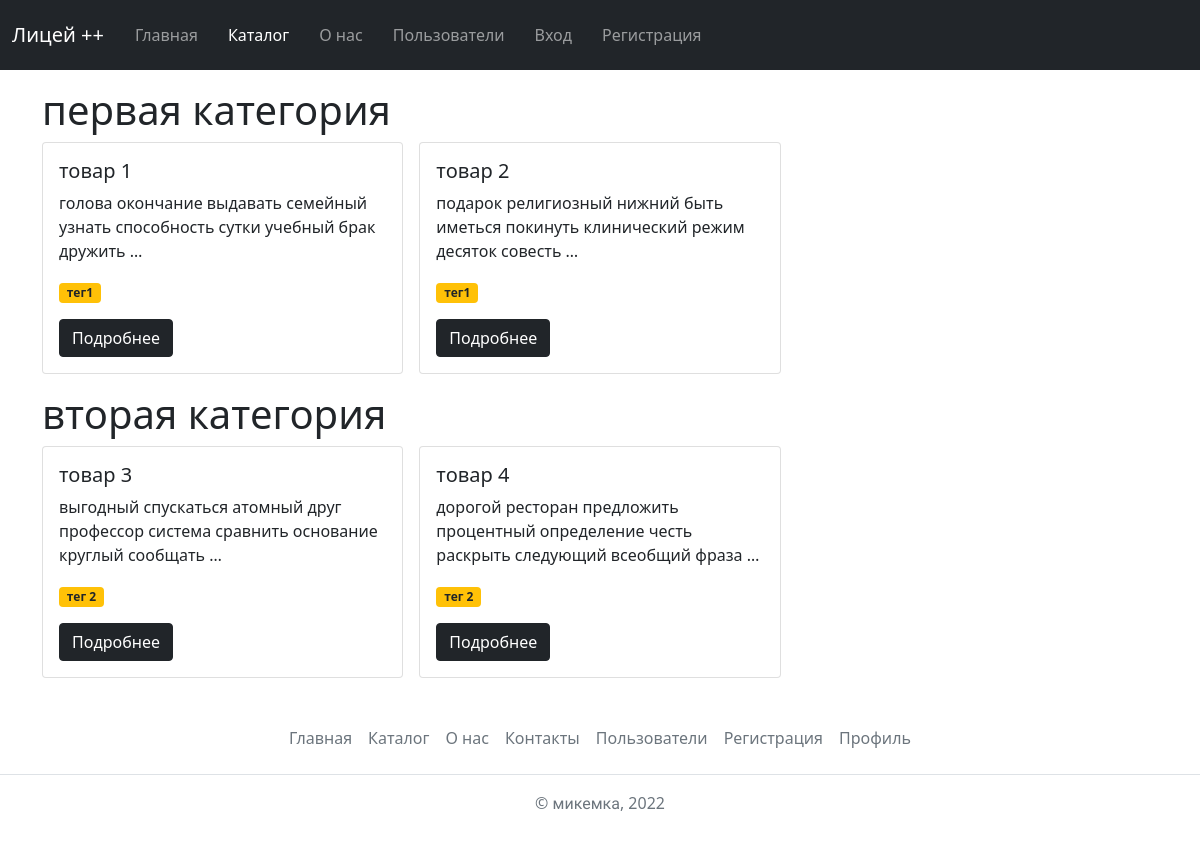
Page /catalog/ on the committed database.
### catalog/models.py (models this page shows, shortened)
class Category(Slug, Published, Name):
    weight = models.PositiveSmallIntegerField(
        verbose_name='Вес',
        default=100,
        validators=(validate_weight, )
    )
    objects = CategoryManager()
    class Meta:
        verbose_name = 'категория'
        verbose_name_plural = 'категории'

class Item(Published):
    name = models.CharField(
        verbose_name='Название товара',
        max_length=150
    )
    text = models.TextField(
        verbose_name='Текст',
        help_text='Минимум два слова. Обязательно должно содержаться слово превосходно или роскошно', validators=(validate_required_words, validate_words_count)
    )
    tags = models.ManyToManyField(
        verbose_name='Теги',
        to='Tag',
        related_name='items'
    )
    category = models.ForeignKey(
        verbose_name='Категория',
        to='Category',
        related_name='items',
        on_delete=models.RESTRICT
    )
    objects = ItemManager()
    class Meta:
        verbose_name = 'товар'
        verbose_name_plural = 'товары'

class Tag(Slug, Published, Name):
    objects = TagManager()
    def __str__(self) -> str:
        if self.name:
            return self.name
        return self.slug
    class Meta:
        verbose_name = 'тег'
        verbose_name_plural = 'теги'

### catalog/views.py (the view)
# urls.py: path('', views.item_list, name='item_list'),
def item_list(request):
    categories = Category.objects.published_items_and_categories()
    return render(request, 'catalog/item_list.html', {
        'categories': categories
    })

### catalog/models.py (called while the page is built)
    def published_items_and_categories(self):
        return self.filter(is_published=True).prefetch_related(
            Prefetch('items', queryset=Item.objects.published_item_and_tags())
        )

    def published_tags(self):
        return self.filter(is_published=True)

    def published_item_and_tags(self):
        return self.filter(is_published=True).prefetch_related(
            Prefetch(
                'tags',
                queryset=Tag.objects.published_tags()
            )
        )

### templates/catalog/item_list.html (shortened to what this page needs)
{% extends 'base.html' %}
{% block content %}
<div class="container mt-3">
    {% for category in categories %}
    <section class="mt-3">
        <h2 class="display-6" id="{{ category.slug }}">{{ category.name|default:category.slug }}</h2>
        {% include 'core/item_list_base.html' with items=category.items.all %}
    </section>
    {% endfor %}
</div>
{% endblock %}

### templates/core/item_list_base.html
<div class="row row-cols-1 row-cols-sm-2 row-cols-md-3 g-3">
{% for item in items %}
    <div class="col">
        <div class="card">
            <div class="card-body">
                <h5 class="card-title">{{ item.name }}</h5>
                <p class="card-text">{{ item.text|truncatewords:10 }}</p>
                <p><span class="badge bg-warning text-dark">
                    {{ item.tags.all|join:'</span> <span class="badge bg-warning text-dark">' }}
                </span></p>
                <a href="{% url 'item_detail' pk=item.id %}" class="btn btn-dark">Подробнее</a>
            </div>
        </div>
    </div>
{% empty %}
    <div class="alert alert-danger" role="alert">Список пуст. Эй, админ, добавь инфы!</div>
{% endfor %}
</div>

### static/css/main.css (style rules this page uses)
* { margin: 0; padding: 0; }
html, body { height: 100%; }

### rows in the picture
Category: name "первая категория"
Item: name "товар 1", text "голова окончание выдавать семейный узнать способность сутки учебный брак дружить …", tags.all "тег1"
Item: name "товар 2", text "подарок религиозный нижний быть иметься покинуть клинический режим десяток совесть …", tags.all "тег1"
Category: name "вторая категория"
Item: name "товар 3", text "выгодный спускаться атомный друг профессор система сравнить основание круглый сообщать …", tags.all "тег 2"
Item: name "товар 4", text "дорогой ресторан предложить процентный определение честь раскрыть следующий всеобщий фраза …", tags.all "тег 2"
